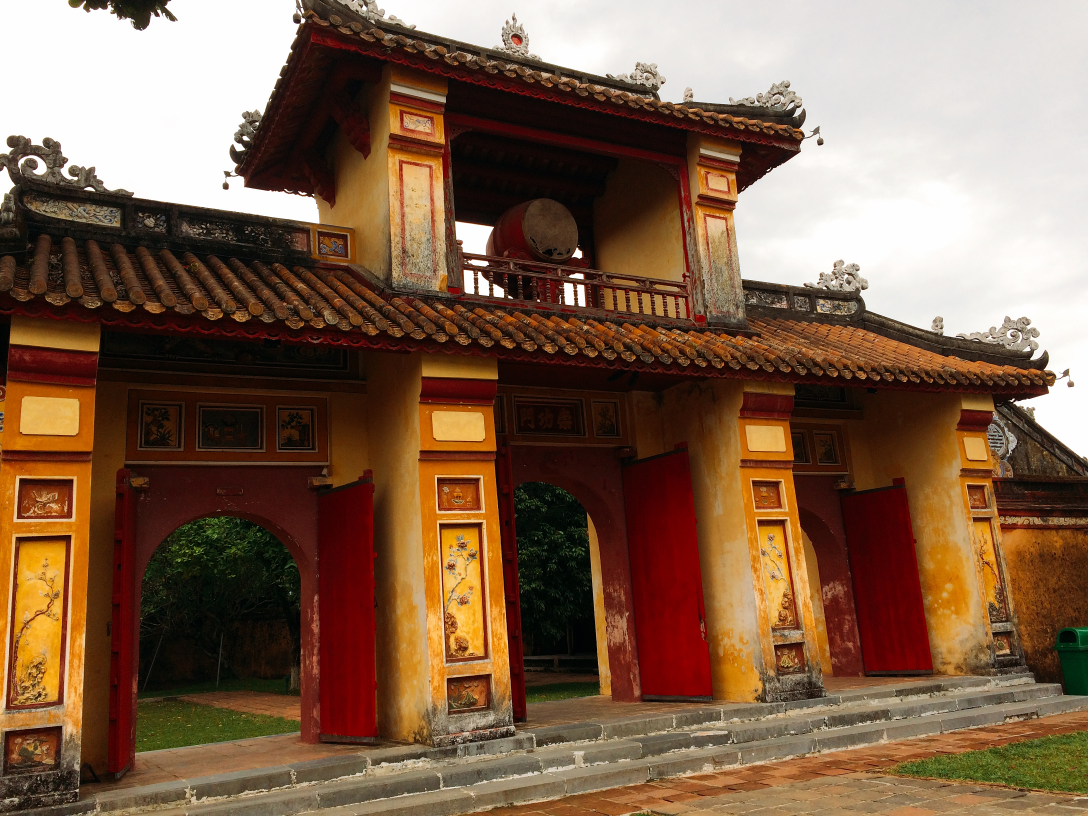
#> input picture Resource/Hue.JPG, 3264 x 2448 px, found by its file name (shown at 1/3 size)
$ python chapter3.py
#> lines starting #> are read from the running program, lines starting #| are printed output that depends on the picture
import cv2

#Read Image
img = cv2.imread("Resource\Hue.JPG")
#> img is the input picture: shape (2448, 3264, 3); mean B, G, R 75.1, 97.7, 127.5

#Resize
#print(img.shape) #Find the current size
imgResize = cv2.resize (img, (1500,1024))
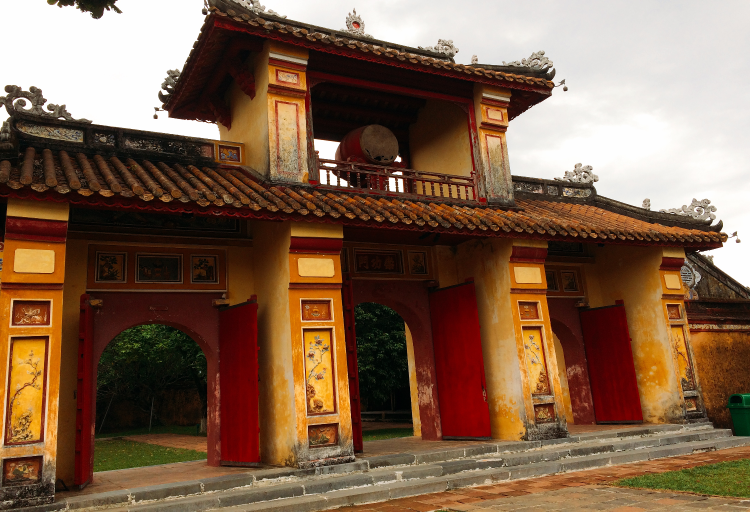
#> imgResize: shape (1024, 1500, 3) (shown at 1/2 size); mean B, G, R 75, 97.6, 127.3
cv2.imshow("Output", imgResize)

#Crop
imgCrop = img[0:200,200:500]
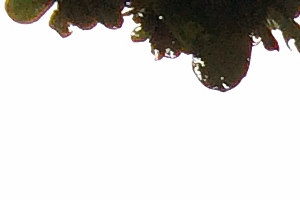
#> imgCrop: shape (200, 300, 3); mean B, G, R 206, 208.9, 211
print(imgCrop.shape)
#| (200, 300, 3)

cv2.imshow("Crop Image", imgCrop)

cv2.imshow("Original Image", img)

cv2.waitKey(0)
